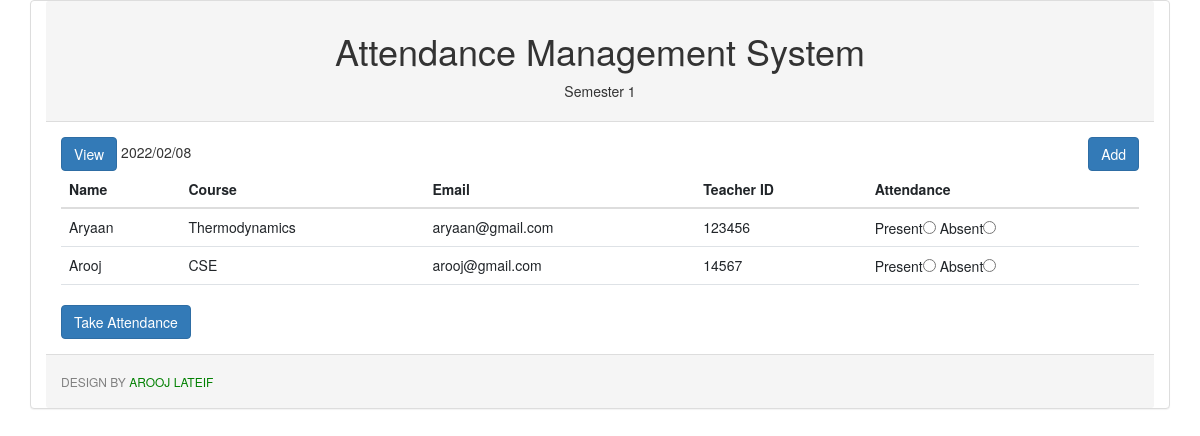
Page /teacher.php on the committed database.
### tables this page shows
CREATE TABLE `teach` (
  `reg_id` int(11) NOT NULL,
  `name` varchar(50) NOT NULL,
  `fname` varchar(50) NOT NULL,
  `email` varchar(100) NOT NULL,
  `roll` varchar(10) NOT NULL
);

### teacher.php (the view, shortened to what this page needs)
<?php include_once('connection.php'); ?>
<!DOCTYPE html>
<html lang="en">
<head>
 <link href="https://cdn.jsdelivr.net/npm/bootstrap@5.1.3/dist/css/bootstrap.min.css" rel="stylesheet">
<link rel="stylesheet" href="bootstrap/bootstrap.min.css">
  <link rel="stylesheet" href="https://maxcdn.bootstrapcdn.com/bootstrap/3.4.1/css/bootstrap.min.css">
</head>
<body>
 <div class="panel panel-default container">
  <div class="panel-heading">
    <h1 style="text-align : center">Attendance Management System</h1>
    <p style="text-align : center">Semester 1</p>
  </div>
  <div class="panel-body">
   <a href="tview.php" class="btn btn-primary">View</a>
   <?php echo date('Y/m/d') ?>
   <a href="tadd.php" class="btn btn-primary pull-right" style="float:right">Add</a>
  <form method="post">
    <div class="table-responsive">
  <table class="table ">
   <thead>
   <tr>
    <th>Name</th>
    <th>Course</th>
    <th>Email</th>
    <th>Teacher ID</th>
    <th>Attendance</th>
   </tr>
   </thead>
 <tbody>
 <?php
 $query = "select * from teach";
 $result = $link->query($query);
 while($show = $result->fetch_assoc())
 {
?>
 <tr>
  <td><?php echo $show['name']; ?></td>
  <td><?php echo $show['fname']; ?></td>
  <td><?php echo $show['email']; ?></td>
  <td><?php echo $show['roll']; ?></td>
  <td>
   Present<input required type="radio" name="teachattendance[<?php echo $show['reg_id']  ?>]" value="Present">
   Absent<input required type="radio" name="teachattendance[<?php echo $show['reg_id']  ?>]" value="Absent" type="text">
  </td>
 </tr>
<?php } ?>
 </tbody>
  </table>
</div>
  <input type="submit" class="btn btn-primary" value="Take Attendance">
</form>
  </div>
  <div class="panel-footer">
   <h6 style="color:grey;text-transform:uppercase">Design by <span style="color:green"> Arooj Lateif </span></h6>
  </div>
 </div>
</body>
</html>

### rows in the picture
teach: name "Aryaan", fname "Thermodynamics", email "aryaan@gmail.com", roll "123456"
teach: name "Arooj", fname "CSE", email "arooj@gmail.com", roll "14567"
